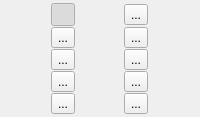
<?xml version="1.0" encoding="UTF-8"?>
<ui version="4.0">
 <class>ToolBucket</class>
 <widget class="QFrame" name="ToolBucket">
  
  <property name="minimumSize">
   <size>
    <width>0</width>
    <height>0</height>
   </size>
  </property>
  <property name="maximumSize">
   <size>
    <width>5000</width>
    <height>4000</height>
   </size>
  </property>
  <property name="windowTitle">
   <string>Frame</string>
  </property>
  <property name="frameShape">
   <enum>QFrame::NoFrame</enum>
  </property>
  <property name="frameShadow">
   <enum>QFrame::Raised</enum>
  </property>
  <layout class="QGridLayout" name="gridLayout">
   <property name="leftMargin">
    <number>3</number>
   </property>
   <property name="topMargin">
    <number>3</number>
   </property>
   <property name="rightMargin">
    <number>3</number>
   </property>
   <property name="bottomMargin">
    <number>3</number>
   </property>
   <property name="spacing">
    <number>1</number>
   </property>
   <item row="0" column="0">
    <widget class="QToolButton" name="toolButton">
     <property name="text">
      <string/>
     </property>
     <property name="icon">
      <iconset resource="icons.qrc">
       <normaloff>:/icons/icons/pencil.png</normaloff>:/icons/icons/pencil.png</iconset>
     </property>
     <property name="checkable">
      <bool>true</bool>
     </property>
     <property name="checked">
      <bool>true</bool>
     </property>
     <property name="autoExclusive">
      <bool>true</bool>
     </property>
    </widget>
   </item>
   <item row="0" column="1">
    <widget class="QToolButton" name="toolButton_1">
     <property name="text">
      <string>...</string>
     </property>
     <property name="icon">
      <iconset resource="icons.qrc">
       <normaloff>:/icons/icons/paint-brush.png</normaloff>:/icons/icons/paint-brush.png</iconset>
     </property>
     <property name="checkable">
      <bool>true</bool>
     </property>
     <property name="autoExclusive">
      <bool>true</bool>
     </property>
    </widget>
   </item>
   <item row="1" column="0">
    <widget class="QToolButton" name="toolButton_2">
     <property name="text">
      <string>...</string>
     </property>
     <property name="icon">
      <iconset resource="icons.qrc">
       <normaloff>:/icons/icons/pipette.png</normaloff>:/icons/icons/pipette.png</iconset>
     </property>
     <property name="checkable">
      <bool>true</bool>
     </property>
     <property name="autoExclusive">
      <bool>true</bool>
     </property>
    </widget>
   </item>
   <item row="1" column="1">
    <widget class="QToolButton" name="toolButton_3">
     <property name="text">
      <string>...</string>
     </property>
     <property name="icon">
      <iconset resource="icons.qrc">
       <normaloff>:/icons/icons/spraycan.png</normaloff>:/icons/icons/spraycan.png</iconset>
     </property>
     <property name="checkable">
      <bool>true</bool>
     </property>
     <property name="autoExclusive">
      <bool>true</bool>
     </property>
    </widget>
   </item>
   <item row="2" column="0">
    <widget class="QToolButton" name="toolButton_4">
     <property name="text">
      <string>...</string>
     </property>
     <property name="icon">
      <iconset resource="icons.qrc">
       <normaloff>:/icons/icons/paint-can.png</normaloff>:/icons/icons/paint-can.png</iconset>
     </property>
     <property name="checkable">
      <bool>true</bool>
     </property>
     <property name="autoExclusive">
      <bool>true</bool>
     </property>
    </widget>
   </item>
   <item row="2" column="1">
    <widget class="QToolButton" name="toolButton_5">
     <property name="text">
      <string>...</string>
     </property>
     <property name="icon">
      <iconset resource="icons.qrc">
       <normaloff>:/icons/icons/layer-shape-line.png</normaloff>:/icons/icons/layer-shape-line.png</iconset>
     </property>
     <property name="checkable">
      <bool>true</bool>
     </property>
     <property name="autoExclusive">
      <bool>true</bool>
     </property>
    </widget>
   </item>
   <item row="3" column="0">
    <widget class="QToolButton" name="toolButton_6">
     <property name="text">
      <string>...</string>
     </property>
     <property name="icon">
      <iconset resource="icons.qrc">
       <normaloff>:/icons/icons/layer-shape-ellipse.png</normaloff>:/icons/icons/layer-shape-ellipse.png</iconset>
     </property>
     <property name="checkable">
      <bool>true</bool>
     </property>
     <property name="autoExclusive">
      <bool>true</bool>
     </property>
    </widget>
   </item>
   <item row="3" column="1">
    <widget class="QToolButton" name="toolButton_7">
     <property name="text">
      <string>...</string>
     </property>
     <property name="icon">
      <iconset resource="icons.qrc">
       <normaloff>:/icons/icons/layer-shape.png</normaloff>:/icons/icons/layer-shape.png</iconset>
     </property>
     <property name="checkable">
      <bool>true</bool>
     </property>
     <property name="autoExclusive">
      <bool>true</bool>
     </property>
    </widget>
   </item>
   <item row="4" column="0">
    <widget class="QToolButton" name="toolButton_8">
     <property name="text">
      <string>...</string>
     </property>
     <property name="icon">
      <iconset resource="icons.qrc">
       <normaloff>:/icons/icons/layer-shape-text.png</normaloff>:/icons/icons/layer-shape-text.png</iconset>
     </property>
     <property name="checkable">
      <bool>true</bool>
     </property>
     <property name="autoExclusive">
      <bool>true</bool>
     </property>
    </widget>
   </item>
   <item row="4" column="1">
    <widget class="QToolButton" name="toolButton_9">
     <property name="text">
      <string>...</string>
     </property>
     <property name="icon">
      <iconset resource="icons.qrc">
       <normaloff>:/icons/icons/scissors.png</normaloff>:/icons/icons/scissors.png</iconset>
     </property>
     <property name="checkable">
      <bool>true</bool>
     </property>
     <property name="autoExclusive">
      <bool>true</bool>
     </property>
    </widget>
   </item>
  </layout>
 </widget>
 <resources>
  <include location="icons.qrc"/>
 </resources>
 <connections/>
</ui>
